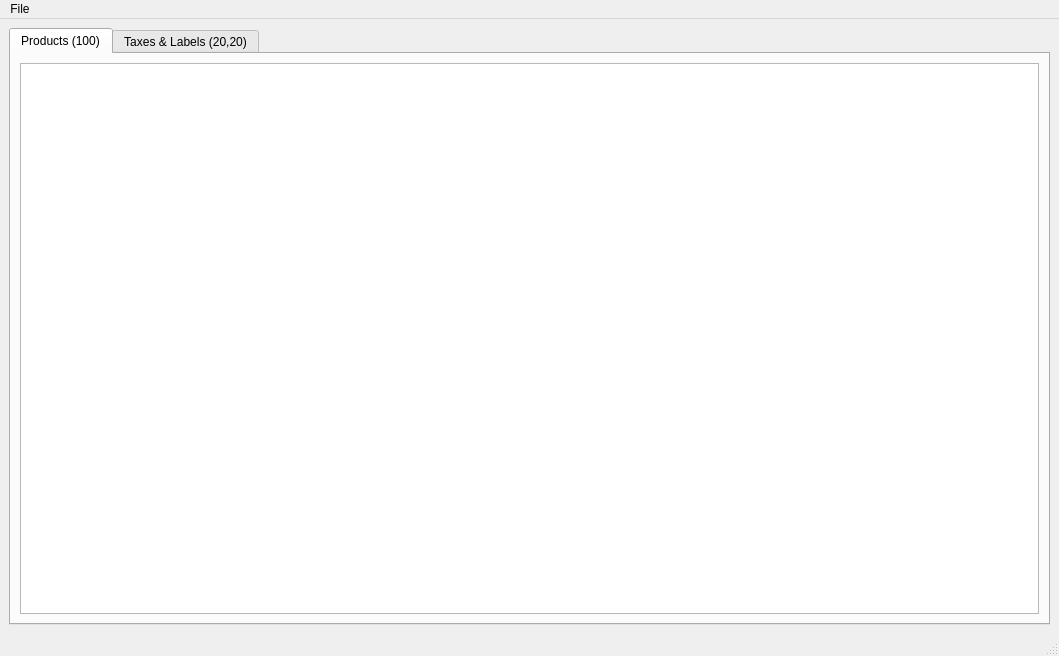
<?xml version="1.0" encoding="UTF-8"?>
<ui version="4.0">
 <class>MainWindow</class>
 <widget class="QMainWindow" name="MainWindow">
  <property name="geometry">
   <rect>
    <x>0</x>
    <y>0</y>
    <width>1059</width>
    <height>656</height>
   </rect>
  </property>
  <property name="windowTitle">
   <string>MIDCOM 8000 Tax Editor - Standard Format (20,20,100)</string>
  </property>
  <widget class="QWidget" name="centralwidget">
   <layout class="QHBoxLayout" name="horizontalLayout">
    <item>
     <layout class="QVBoxLayout" name="verticalLayout">
      <item>
       <widget class="QTabWidget" name="tabWidget">
        <property name="currentIndex">
         <number>0</number>
        </property>
        <widget class="QWidget" name="productTab">
         <attribute name="title">
          <string>Products (100)</string>
         </attribute>
         <layout class="QHBoxLayout" name="horizontalLayout_2">
          <item>
           <widget class="QTableView" name="productTableView"/>
          </item>
         </layout>
        </widget>
        <widget class="QWidget" name="taxTab">
         <attribute name="title">
          <string>Taxes &amp;&amp; Labels (20,20)</string>
         </attribute>
         <layout class="QHBoxLayout" name="horizontalLayout_3">
          <item>
           <widget class="QTableView" name="taxTableView">
            <property name="sizeAdjustPolicy">
             <enum>QAbstractScrollArea::AdjustToContentsOnFirstShow</enum>
            </property>
            <property name="editTriggers">
             <set>QAbstractItemView::AnyKeyPressed|QAbstractItemView::DoubleClicked</set>
            </property>
            <property name="alternatingRowColors">
             <bool>true</bool>
            </property>
            <property name="selectionMode">
             <enum>QAbstractItemView::SingleSelection</enum>
            </property>
            <attribute name="verticalHeaderStretchLastSection">
             <bool>true</bool>
            </attribute>
           </widget>
          </item>
         </layout>
        </widget>
       </widget>
      </item>
     </layout>
    </item>
   </layout>
  </widget>
  <widget class="QMenuBar" name="menubar">
   <property name="geometry">
    <rect>
     <x>0</x>
     <y>0</y>
     <width>1059</width>
     <height>24</height>
    </rect>
   </property>
   <widget class="QMenu" name="menuFile">
    <property name="title">
     <string>File</string>
    </property>
    <addaction name="actionOpen_File"/>
    <addaction name="separator"/>
    <addaction name="actionExport_SD"/>
    <addaction name="actionExport_Cybercard"/>
   </widget>
   <addaction name="menuFile"/>
  </widget>
  <widget class="QStatusBar" name="statusbar"/>
  <action name="actionOpen_File">
   <property name="text">
    <string>Open File... (.dat, .str)</string>
   </property>
  </action>
  <action name="actionSave_As">
   <property name="text">
    <string>Save As...</string>
   </property>
  </action>
  <action name="actionExport_SD">
   <property name="text">
    <string>Export SD Card Format (*.str) ...</string>
   </property>
  </action>
  <action name="actionExport_Cybercard">
   <property name="text">
    <string>Export Cybercard Format (*.dat) ...</string>
   </property>
  </action>
 </widget>
 <resources/>
 <connections/>
</ui>
